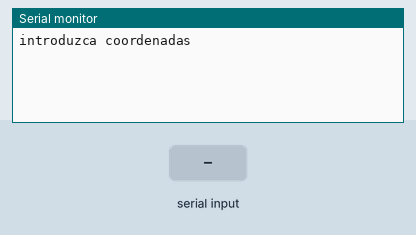
Bench run of a sketch on a simulated Arduino Uno, built with avr-gcc and run on an emulated ATmega328P. Parts: the last lines printed to the serial monitor. The test bench sets the inputs (shaded band).

Above: at 0.9 s.
1.0 s: "_" received over Serial
At 3.0 s:
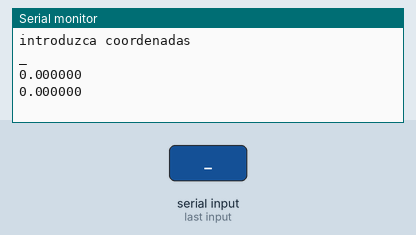
3.5 s: "1" received over Serial
At 4.9 s:
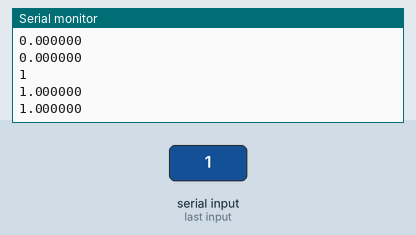
5.0 s: "0" received over Serial
At 7.3 s:
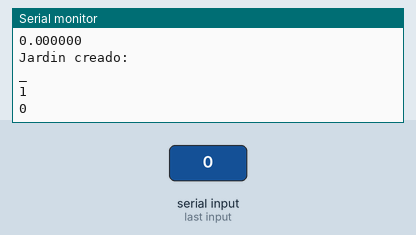

Measured:
- after the input at 1.0 s, the serial monitor: prints a new line after 1.0 s (image 1)
- after the input at 3.5 s, the serial monitor: prints a new line after 1.0 s (image 2)
- after the input at 5.0 s, the serial monitor: prints a new line after 1.0 s (image 3)

The sketch:

SepararCoordenadas.ino
```cpp
//String pruebas="123.456_78.9";
//String prueba;

struct area {
  String puntos[20];
};

struct area Jardin;

struct area jardines[5];


double Latitude(String coordenadas){
  int split=coordenadas.indexOf("_");
  double lat=coordenadas.substring(0, split).toDouble();
  return lat;
}

double Longitude(String coordenadas){
  int split=coordenadas.indexOf("_");
  double lon=coordenadas.substring(split+1).toDouble();
  return lon;
}


void setup() {
  //double Lo = Longitude(pruebas);
  //double lat = Latitude(pruebas);
  //Serial.println(Lo,5);
  //Serial.println(lat,5);

  Serial.begin(9600);

  jardines[0]=CrearJardin();

  Serial.println("Jardin creado:");

  for (int k=0; k<3;k++){
    Serial.println(jardines[0].puntos[k]);
  }

}


struct area CrearJardin(){

  struct area jardinNuevo;
  Serial.println("introduzca coordenadas");

  int i=0;
  while (i<3){
    if (Serial.available()>0){

  String prueba = Serial.readString();

  jardinNuevo.puntos[i]=prueba;
  Serial.println(jardinNuevo.puntos[i]);

  Serial.println(Latitude(jardinNuevo.puntos[i]),6);
  Serial.println(Longitude(jardinNuevo.puntos[i]),6);

  i++;
  }
  }
  return jardinNuevo;
}


void loop() {
 /*
  if (Serial.available()>0){
  prueba = Serial.readString();
  Serial.println(Latitude(prueba),6);
  Serial.println(Longitude(prueba),6);

  Jardin.puntos[i]=prueba;
  Serial.println(Jardin.puntos[i]);
  }
 */


}
```
